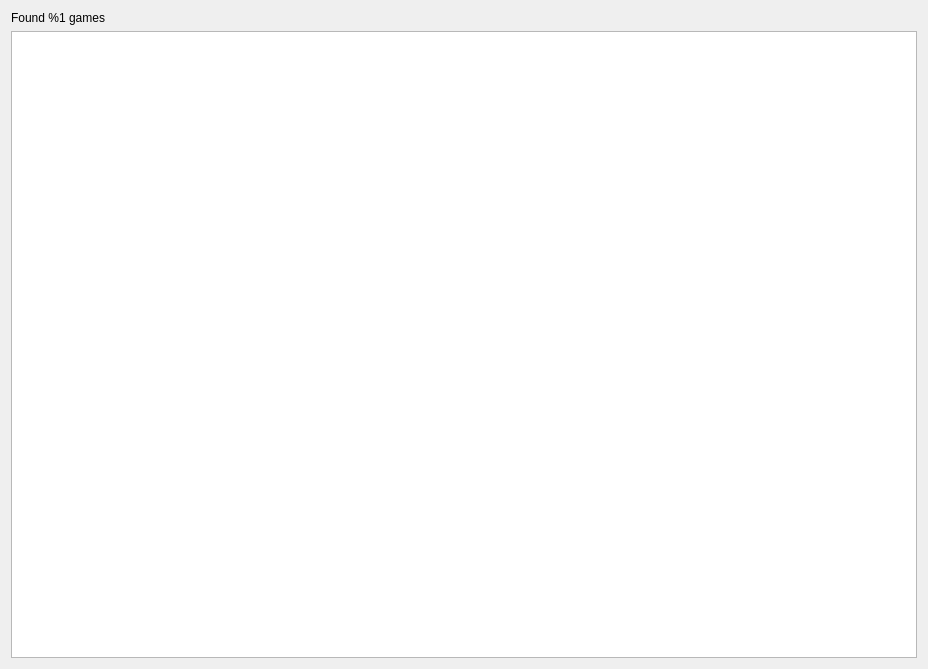
<?xml version="1.0" encoding="UTF-8"?>
<ui version="4.0">
 <class>GLImporter</class>
 <widget class="QDialog" name="GLImporter">
  <property name="geometry">
   <rect>
    <x>0</x>
    <y>0</y>
    <width>928</width>
    <height>669</height>
   </rect>
  </property>
  <property name="windowTitle">
   <string>GLImporter</string>
  </property>
  <layout class="QVBoxLayout" name="verticalLayout">
   <item>
    <widget class="QLabel" name="label">
     <property name="text">
      <string>Found %1 games</string>
     </property>
    </widget>
   </item>
   <item>
    <widget class="QTextBrowser" name="textBrowser"/>
   </item>
  </layout>
 </widget>
 <resources/>
 <connections/>
</ui>
